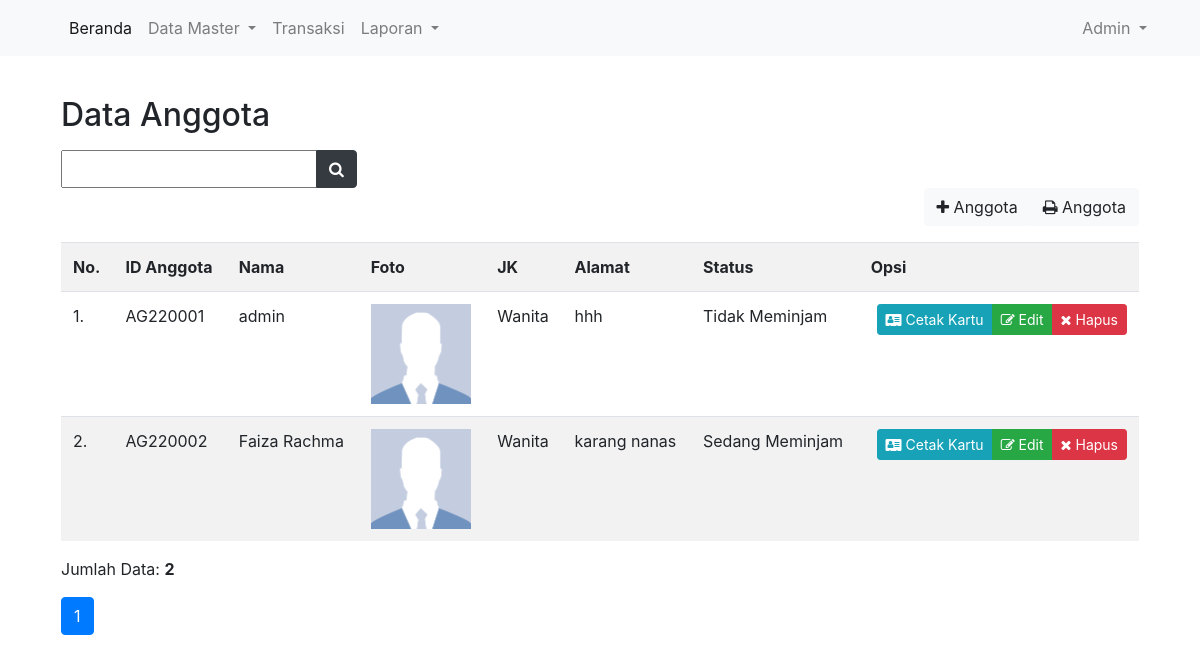
/index.php?page=anggota-list (signed in), run on the app's committed database.
### tables this page shows
CREATE TABLE `tbanggota` (
  `idanggota` int(5) NOT NULL,
  `kdanggota` varchar(8) NOT NULL,
  `nama` varchar(30) NOT NULL,
  `jeniskelamin` varchar(10) NOT NULL,
  `alamat` varchar(40) NOT NULL,
  `status` varchar(20) NOT NULL,
  `foto` varchar(35) NOT NULL
);

### anggota-list.php (the view, shortened to what this page needs)
<div class="p-3">
	<h2 class="mb-3">Data Anggota</h2>
	<form method="POST">
		<div class="input-group">
			<input type="text" name="pencarian" checked="form-control">
			<div class="input-group-append">
				<button type="submit" name="submit" class="btn btn-dark"><i class="fa fa-search"></i></button>
			</div>
		</div>
	</form>
	<div class="float-right mb-3">
		<div class="btn-group" role="group" aria-label="Basic example">
			<a href="index.php?page=anggota-form&mode=add" class="btn btn-light"><i class="fa fa-plus"></i> Anggota</a>
			<a href="anggota-lap.php" class="btn btn-light" target="_blank"><i class="fa fa-print"></i> Anggota</a>
		</div>
	</div>
	<table class="table table-striped">
		<tr>
			<th>No.</th>
			<th>ID Anggota</th>
			<th>Nama</th>
			<th>Foto</th>
			<th>JK</th>
			<th>Alamat</th>
			<th>Status</th>
			<th>Opsi</th>
		</tr>
		<?php
		$batas = 10;
		extract($_GET);
		if(empty($hal)){
			$posisi = 0;
			$hal = 1;
		}
		else{
			$posisi = ($hal - 1) * $batas;
			$nomor = $posisi + 1;
		}
		if($_SERVER['REQUEST_METHOD'] == "POST"){
			$pencarian = trim(mysqli_real_escape_string($koneksi, $_POST['pencarian']));
			if($pencarian != ''){
				$query = mysqli_query($koneksi, "SELECT * FROM tbanggota WHERE
					kdanggota LIKE '%$pencarian%'
					OR nama LIKE '%$pencarian%'
					OR jeniskelamin LIKE '%$pencarian%'
					OR alamat LIKE '%$pencarian%'
					");
				$query_jml = $query;
			}
			else{
				$query = mysqli_query($koneksi, "SELECT * FROM tbanggota lIMIT $posisi, $batas");
				$query_jml = mysqli_query($koneksi, "SELECT * FROM tbanggota");
				$no = $posisi + 1;
				}
		}
		else{
			$query = mysqli_query($koneksi, "SELECT * FROM tbanggota LIMIT $posisi, $batas");
			$query_jml = mysqli_query($koneksi, "SELECT * FROM tbanggota");
		}
		foreach($query as $ky => $val){
			$no = $ky + 1;
			$foto = (!@$val['foto']) ? 'default.png' : $val['foto'];
			$nama_kode = $val['nama'].' ['.$val['kdanggota'].']';
			?>
			<tr>
				<td><?=$no?>.</td>
				<td><?=$val['kdanggota']?></td>
				<td><?=$val['nama']?></td>
				<td><img src="upload/<?=$foto?>" width="100"></td>
				<td><?=$val['jeniskelamin']?></td>
				<td><?=$val['alamat']?></td>
				<td><?=$val['status']?></td>
				<td class="text-right">
					<div class="btn-group" role="group" aria-label="Basic example">
						<a href="anggota-print.php?id=<?=$val['idanggota']?>" class="btn btn-sm btn-info" target="_blank">
							<i class="fa fa-address-card"></i> Cetak Kartu
						</a>
						<a href="index.php?page=anggota-form&mode=edit&id=<?=$val['idanggota']?>" class="btn btn-sm btn-success">
							<i class="fa fa-edit"></i> Edit
						</a>
						<a href="anggota-aksi.php?mode=delete&id=<?=$val['idanggota']?>" class="btn btn-sm btn-danger" onclick="return confirm('Apakah anda yakin akan menghapus <?=$nama_kode ?>')">
							<i class="fa fa-close"></i> Hapus
						</a>
					</div>
				</td>
			</tr>
			<?php
		}
		?>
	</table>
	<?php
	if(isset($_POST['pencarian'])){
		if($_POST['pencarian'] != ''){
			$jml_data = mysqli_num_rows($query_jml);
			?>
			<p>Data hasil pencarian: <b><?=$jml_data?></b>
			<?php
		}
	}
	else{
		$jml_data = mysqli_num_rows($query_jml);
		$jml_hal = ceil($jml_data / $batas);
		?>
		<p>Jumlah Data: <b><?=$jml_data?></b>
		<nav aria-label="Page navigation example">
			<ul class="pagination">
				<?php
				for ($i=1; $i <= $jml_hal; $i++) {
					if($i != $hal){
						?>
						<li class="page-item">
							<a class="page-link" href="index.php?page=anggota-list&hal=<?=$i?>"><?=$i?></a>
						</li>
						<?php
					}
					else{
						?>
						<li class="page-item active">
							<a class="page-link"><?=$i?></a>
						</li>
						<?php
					}
				}
				?>
			</ul>
		</nav>
		<?php
	}
	?>
</div>

### index.php (shortened to what this page needs)
<!doctype html>
<html lang="en">
	<head>
		<link rel="stylesheet" href="assets/css/bootstrap.min.css">
		<link rel="stylesheet" href="plugins/font-awesome/css/font-awesome.min.css">
	</head>
	<body>
		<nav class="navbar navbar-expand-lg navbar-light bg-light mb-4">
			<div class="container">
				<div class="collapse navbar-collapse" id="navbarSupportedContent">
					<ul class="navbar-nav mr-auto">
						<li class="nav-item active">
							<a class="nav-link" href="index.php">Beranda</a>
						</li>
						<li class="nav-item dropdown">
							<a class="nav-link dropdown-toggle" href="#" id="navbarDropdown" role="button" data-toggle="dropdown" aria-haspopup="true" aria-expanded="false">
							Data Master
							</a>
						</li>
						<li class="nav-item">
							<a class="nav-link" href="index.php?page=transaksi-list">Transaksi</a>
						</li>
						<li class="nav-item dropdown">
							<a class="nav-link dropdown-toggle" href="#" id="navbarDropdown" role="button" data-toggle="dropdown" aria-haspopup="true" aria-expanded="false">
							Laporan
							</a>
						</li>
					</ul>
					<ul class="navbar-nav ml-auto">
						<li class="nav-item dropdown">
							<a class="nav-link dropdown-toggle" href="#" id="navbarDropdown" role="button" data-toggle="dropdown" aria-haspopup="true" aria-expanded="false">
							<?=$_SESSION['sesi'];?>
							</a>
						</li>
					</ul>
				</div>
			</div>
		</nav>
		<div class="container">
			<div class="row">
				<div class="col-lg-12">
					<?php
					if(@$_GET['page']){
						$page = $_GET['page'];
						include $page.".php";
					}
					else{
						include "beranda.php";
					}
					?>
				</div>
			</div>
		</div>
	</body>
</html>

### data on the page
tbanggota: no "1", kdanggota "AG220001", nama "admin", jeniskelamin "Wanita", alamat "hhh", status "Tidak Meminjam"
tbanggota: no "2", kdanggota "AG220002", nama "Faiza Rachma", jeniskelamin "Wanita", alamat "karang nanas", status "Sedang Meminjam"

### other printed values
$_SESSION['sesi'] "Admin"
$jml_data "2"
